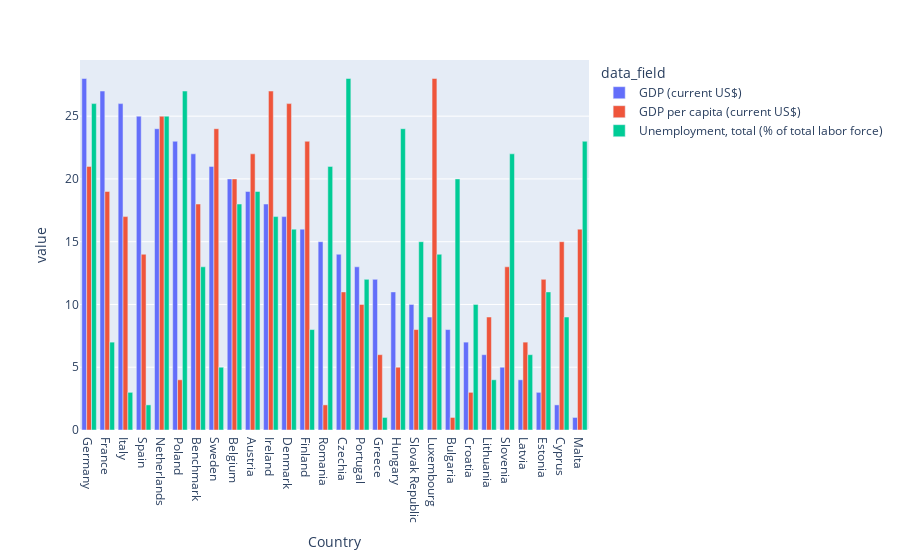

Here is the notebook cell this chart was saved with:
### Code cell
# chart data as grouped bars

# to have Country as row and all column names under a new 'data_field' column and their values under 'value' column
df_new = df.reset_index() # move 'Country' column from index to a separate column
df_new = df_new.melt(id_vars=['Country'], value_vars=list(df.columns)[0:], var_name='data_field', value_name='value')

# chart shows data as grouped bars
fig = px.bar(df_new, x='Country', y='value', color='data_field', barmode = 'group')
fig.show()

### Figure 1 — Plotly figure (JSON) as saved in the notebook; plotly's stock layout.template omitted (floating-point values rounded to 4 significant figures)
{"data": [{"alignmentgroup": "True", "hovertemplate": "data_field=GDP (current US$)<br>Country=%{x}<br>value=%{y}<extra></extra>", "legendgroup": "GDP (current US$)", "marker": {"color": "#636efa", "pattern": {"shape": ""}}, "name": "GDP (current US$)", "offsetgroup": "GDP (current US$)", "orientation": "v", "showlegend": true, "textposition": "auto", "type": "bar", "x": ["Germany", "France", "Italy", "Spain", "Netherlands", "Poland", "Benchmark", "Sweden", "Belgium", "Austria", "Ireland", "Denmark", "Finland", "Romania", "Czechia", "Portugal", "Greece", "Hungary", "Slovak Republic", "Luxembourg", "Bulgaria", "Croatia", "Lithuania", "Slovenia", "Latvia", "Estonia", "Cyprus", "Malta"], "xaxis": "x", "y": [28, 27, 26, 25, 24, 23, 22, 21, 20, 19, 18, 17, 16, 15, 14, 13, 12, 11, 10, 9, 8, 7, 6, 5, 4, 3, 2, 1], "yaxis": "y"}, {"alignmentgroup": "True", "hovertemplate": "data_field=GDP per capita (current US$)<br>Country=%{x}<br>value=%{y}<extra></extra>", "legendgroup": "GDP per capita (current US$)", "marker": {"color": "#EF553B", "pattern": {"shape": ""}}, "name": "GDP per capita (current US$)", "offsetgroup": "GDP per capita (current US$)", "orientation": "v", "showlegend": true, "textposition": "auto", "type": "bar", "x": ["Germany", "France", "Italy", "Spain", "Netherlands", "Poland", "Benchmark", "Sweden", "Belgium", "Austria", "Ireland", "Denmark", "Finland", "Romania", "Czechia", "Portugal", "Greece", "Hungary", "Slovak Republic", "Luxembourg", "Bulgaria", "Croatia", "Lithuania", "Slovenia", "Latvia", "Estonia", "Cyprus", "Malta"], "xaxis": "x", "y": [21, 19, 17, 14, 25, 4, 18, 24, 20, 22, 27, 26, 23, 2, 11, 10, 6, 5, 8, 28, 1, 3, 9, 13, 7, 12, 15, 16], "yaxis": "y"}, {"alignmentgroup": "True", "hovertemplate": "data_field=Unemployment, total (% of total labor force)<br>Country=%{x}<br>value=%{y}<extra></extra>", "legendgroup": "Unemployment, total (% of total labor force)", "marker": {"color": "#00cc96", "pattern": {"shape": ""}}, "name": "Unemployment, total (% of total labor force)", "offsetgroup": "Unemployment, total (% of total labor force)", "orientation": "v", "showlegend": true, "textposition": "auto", "type": "bar", "x": ["Germany", "France", "Italy", "Spain", "Netherlands", "Poland", "Benchmark", "Sweden", "Belgium", "Austria", "Ireland", "Denmark", "Finland", "Romania", "Czechia", "Portugal", "Greece", "Hungary", "Slovak Republic", "Luxembourg", "Bulgaria", "Croatia", "Lithuania", "Slovenia", "Latvia", "Estonia", "Cyprus", "Malta"], "xaxis": "x", "y": [26, 7, 3, 2, 25, 27, 13, 5, 18, 19, 17, 16, 8, 21, 28, 12, 1, 24, 15, 14, 20, 10, 4, 22, 6, 11, 9, 23], "yaxis": "y"}], "layout": {"barmode": "group", "legend": {"title": {"text": "data_field"}, "tracegroupgap": 0}, "margin": {"t": 60}, "xaxis": {"anchor": "y", "domain": [0, 1], "title": {"text": "Country"}}, "yaxis": {"anchor": "x", "domain": [0, 1], "title": {"text": "value"}}}}
